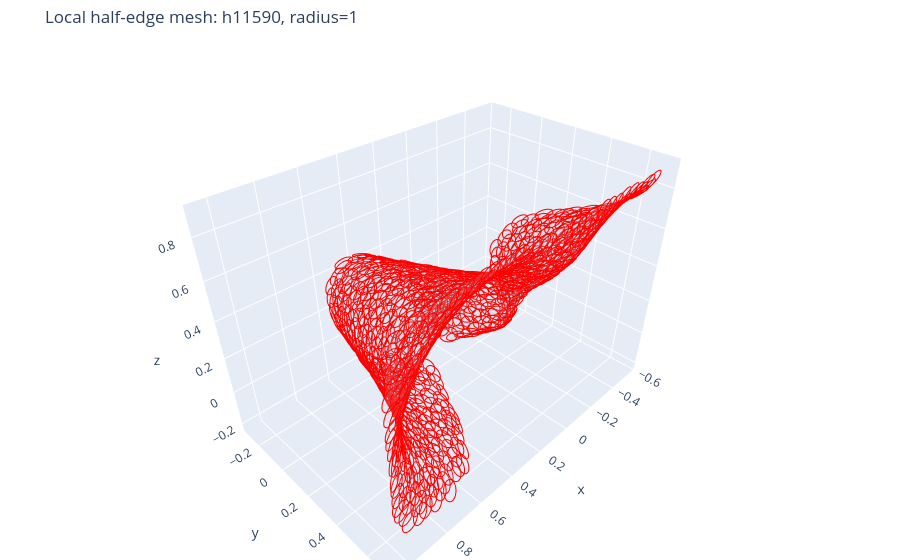

Source (notebook cell):
### Code cell
# info: negative y = up
visualize_halfedge_mesh(
    output_folder + "initial_splats.json",
    focus_halfedge=0,
    radius=1.0,
    show_next=True,
    show_opposites=False,
    draw_halfedges=False,
    show_splats=True,
    show_mesh=False
)
